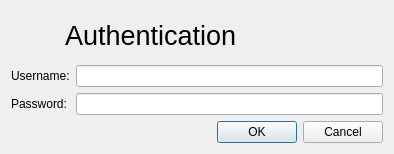
<?xml version="1.0" encoding="UTF-8"?>
<ui version="4.0">
 <class>AuthenticationDialog</class>
 <widget class="QDialog" name="AuthenticationDialog">
  <property name="geometry">
   <rect>
    <x>0</x>
    <y>0</y>
    <width>394</width>
    <height>181</height>
   </rect>
  </property>
  <property name="maximumSize">
   <size>
    <width>16777215</width>
    <height>0</height>
   </size>
  </property>
  <property name="windowTitle">
   <string>Authentication</string>
  </property>
  <layout class="QVBoxLayout" name="verticalLayout">
   <item>
    <layout class="QHBoxLayout" name="horizontalLayout">
     <item>
      <widget class="QLabel" name="labelLogo">
       <property name="minimumSize">
        <size>
         <width>48</width>
         <height>48</height>
        </size>
       </property>
       <property name="maximumSize">
        <size>
         <width>48</width>
         <height>48</height>
        </size>
       </property>
       <property name="pixmap">
        <pixmap resource="../resources.qrc">:/zeiterfassung/zeiterfassunglib/images/authentication.png</pixmap>
       </property>
       <property name="scaledContents">
        <bool>true</bool>
       </property>
      </widget>
     </item>
     <item>
      <widget class="QLabel" name="labelTitle">
       <property name="font">
        <font>
         <pointsize>20</pointsize>
        </font>
       </property>
       <property name="text">
        <string>Authentication</string>
       </property>
      </widget>
     </item>
    </layout>
   </item>
   <item>
    <layout class="QFormLayout" name="formLayout">
     <item row="1" column="0">
      <widget class="QLabel" name="labelUsername">
       <property name="text">
        <string>Username:</string>
       </property>
       <property name="buddy">
        <cstring>lineEditUsername</cstring>
       </property>
      </widget>
     </item>
     <item row="2" column="0">
      <widget class="QLabel" name="labelPassword">
       <property name="text">
        <string>Password:</string>
       </property>
       <property name="buddy">
        <cstring>lineEditPassword</cstring>
       </property>
      </widget>
     </item>
     <item row="1" column="1">
      <widget class="QLineEdit" name="lineEditUsername"/>
     </item>
     <item row="2" column="1">
      <widget class="QLineEdit" name="lineEditPassword">
       <property name="echoMode">
        <enum>QLineEdit::Password</enum>
       </property>
      </widget>
     </item>
    </layout>
   </item>
   <item>
    <widget class="QDialogButtonBox" name="buttonBox">
     <property name="orientation">
      <enum>Qt::Horizontal</enum>
     </property>
     <property name="standardButtons">
      <set>QDialogButtonBox::Cancel|QDialogButtonBox::Ok</set>
     </property>
    </widget>
   </item>
  </layout>
 </widget>
 <resources>
  <include location="../resources.qrc"/>
 </resources>
 <connections>
  <connection>
   <sender>buttonBox</sender>
   <signal>accepted()</signal>
   <receiver>AuthenticationDialog</receiver>
   <slot>accept()</slot>
   <hints>
    <hint type="sourcelabel">
     <x>248</x>
     <y>254</y>
    </hint>
    <hint type="destinationlabel">
     <x>157</x>
     <y>274</y>
    </hint>
   </hints>
  </connection>
  <connection>
   <sender>buttonBox</sender>
   <signal>rejected()</signal>
   <receiver>AuthenticationDialog</receiver>
   <slot>reject()</slot>
   <hints>
    <hint type="sourcelabel">
     <x>316</x>
     <y>260</y>
    </hint>
    <hint type="destinationlabel">
     <x>286</x>
     <y>274</y>
    </hint>
   </hints>
  </connection>
 </connections>
</ui>
